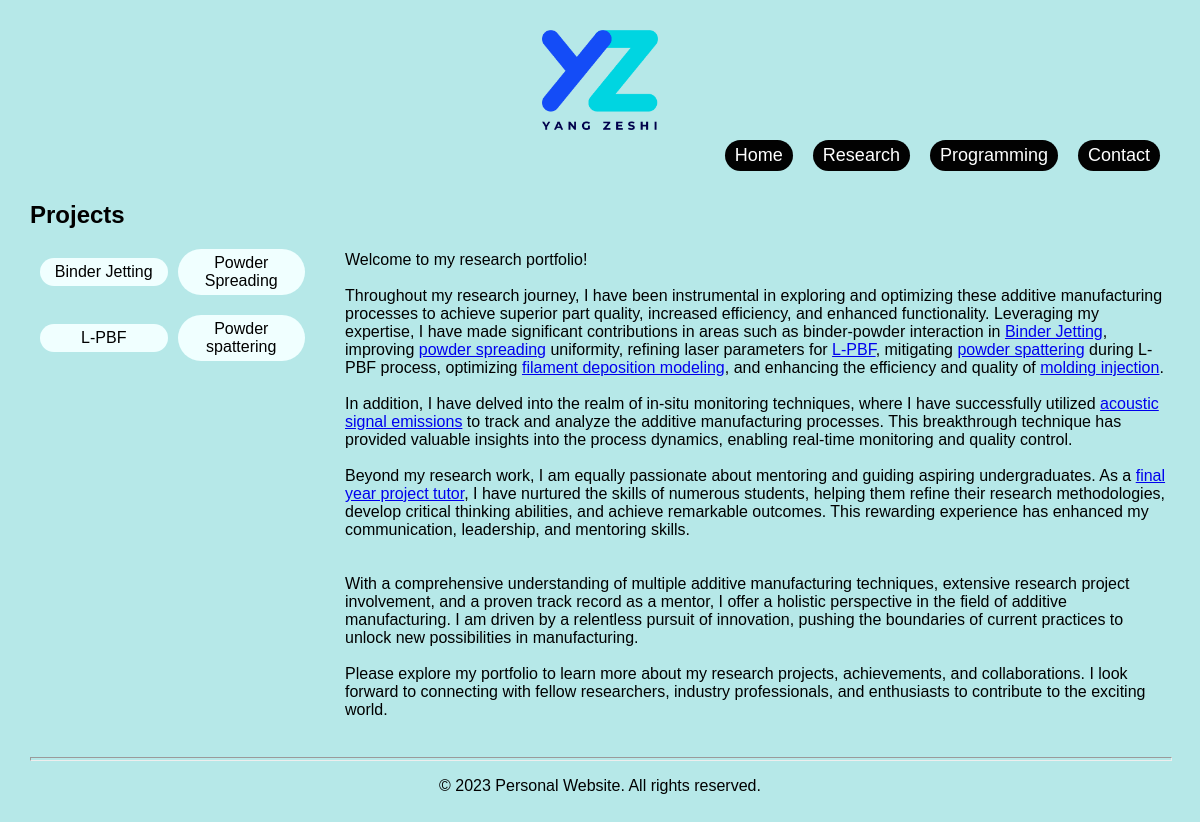
The page /research/ on the database as committed earlier.
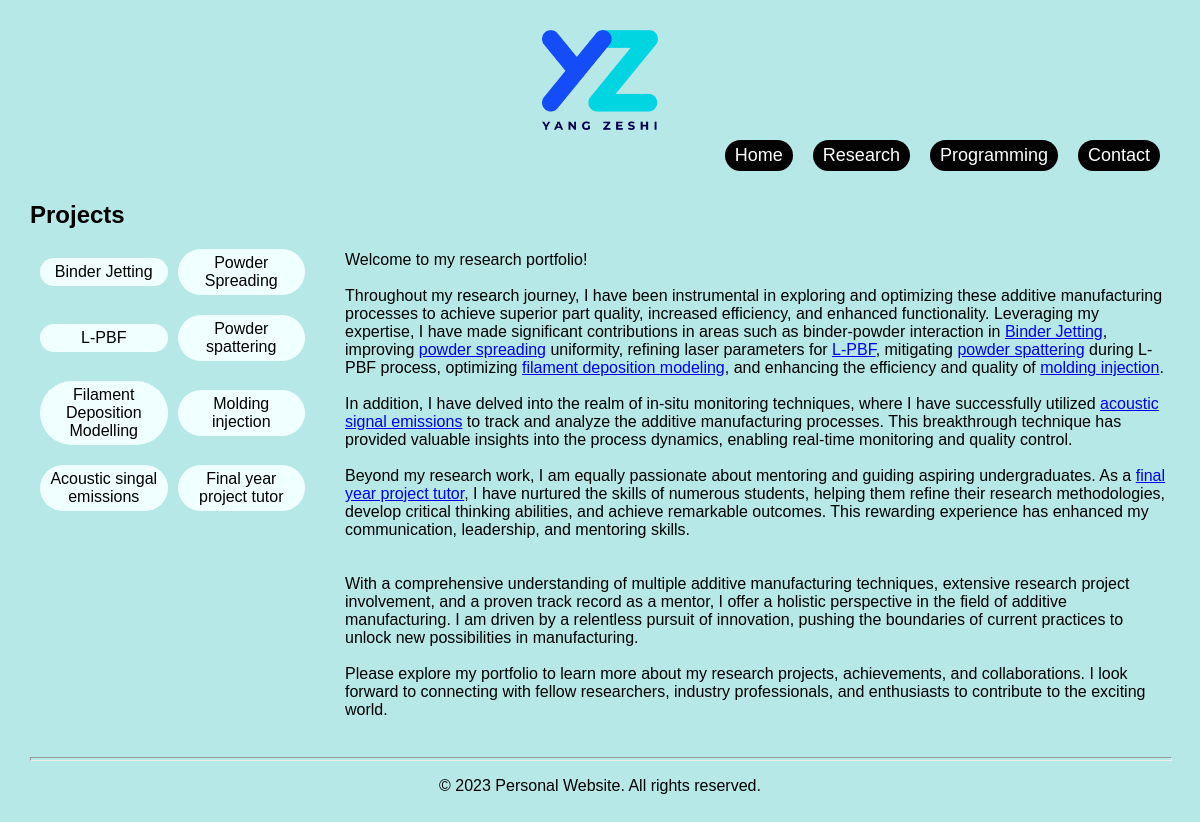
The same page on the database as committed later.
### tables this page shows
CREATE TABLE "research_projects" (
    id INTEGER PRIMARY KEY AUTOINCREMENT,
    title TEXT NOT NULL,
    content TEXT NOT NULL
, full_title text);

### app.py (the view)
@research_bp.route('/')
def research():
    db = get_db()
    cursor = db.execute('SELECT * FROM research_projects')
    intros = cursor.fetchall()
    session['intro_id'] = 0
    return render_template('research.html',intros=intros)

### app.py (called while the page is built)
def get_db():
    db=getattr(g,'_database', None)
    if db is None:
        db=g._datase=sqlite3.connect(app.config['DATABASE'])
        db.row_factory=sqlite3.Row
    return db

@app.teardown_appcontext
def close_connection(exception):
    db = getattr(g, '_database', None)
    if db is not None:
        db.close()

@app.context_processor
def inject_intros():
    db = get_db()
    research_cursor = db.execute('SELECT * FROM research_projects')
    research_intros = research_cursor.fetchall()
    programming_cursor = db.execute('SELECT * FROM programming_projects')
    programming_intros = programming_cursor.fetchall()
    intro_id = session.get('intro_id')
    return dict(research_intros=research_intros, programming_intros=programming_intros, intro_id=intro_id)

### templates/research.html (shortened to what this page needs)
<!DOCTYPE html>
{% extends 'base.html' %}
{% block content %}
<html>
<head>
    <link rel="stylesheet" type="text/css" href="{{ url_for('static', filename='styles/main.css') }}">
</head>
<body>
  <div class="grid-container">
    <div class="grid1">
      {% include 'research projects/project_tree.html' %}
    </div>
    <div class="grid2">
      <div class="wrapper">
        <div class="section">
          <p style="white-space: pre-line; line-height: normal+5px;">Welcome to my research portfolio!
            Throughout my research journey, I have been instrumental in exploring and optimizing these additive manufacturing processes to achieve superior part quality, increased efficiency, and enhanced functionality. Leveraging my expertise, I have made significant contributions in areas such as binder-powder interaction in <a href="/research/1">Binder Jetting</a>, improving <a href="/research/2">powder spreading</a> uniformity, refining laser parameters for <a href="/research/3">L-PBF</a>, mitigating <a href="/research/4">powder spattering</a> during L-PBF process, optimizing <a href="/research/5">filament deposition modeling</a>, and enhancing the efficiency and quality of <a href="/research/6">molding injection</a>.
            In addition, I have delved into the realm of in-situ monitoring techniques, where I have successfully utilized <a href="/research/7">acoustic signal emissions</a> to track and analyze the additive manufacturing processes. This breakthrough technique has provided valuable insights into the process dynamics, enabling real-time monitoring and quality control.
            Beyond my research work, I am equally passionate about mentoring and guiding aspiring undergraduates. As a <a href="/research/8">final year project tutor</a>, I have nurtured the skills of numerous students, helping them refine their research methodologies, develop critical thinking abilities, and achieve remarkable outcomes. This rewarding experience has enhanced my communication, leadership, and mentoring skills.
            With a comprehensive understanding of multiple additive manufacturing techniques, extensive research project involvement, and a proven track record as a mentor, I offer a holistic perspective in the field of additive manufacturing. I am driven by a relentless pursuit of innovation, pushing the boundaries of current practices to unlock new possibilities in manufacturing.
            Please explore my portfolio to learn more about my research projects, achievements, and collaborations. I look forward to connecting with fellow researchers, industry professionals, and enthusiasts to contribute to the exciting world.
          </p>
        </div>
      </div>
    </div>
  </div>
        <hr>
  </body>
</html>
{% endblock %}

### templates/research projects/project_tree.html
<link rel="stylesheet" type="text/css" href="{{ url_for('static', filename='styles/main.css') }}">
<h2>Projects</h2>
<div class="project-list" style="grid-template-columns: 1fr 1fr;">
  {% for intro in research_intros %}
      <a href="{{ url_for('show_intro_1', intro_id=intro['id']) }}" class="widget {% if intro['id'] == intro_id %}highlight{% endif %}">{{ intro['title'] }}</a>
  {% endfor %}
</div>

Rows that differ between the two databases and show on the page:
added research_projects: title "Filament Deposition Modelling"
added research_projects: title "Molding injection"
added research_projects: title "Acoustic singal emissions"
added research_projects: title "Final year project tutor"
